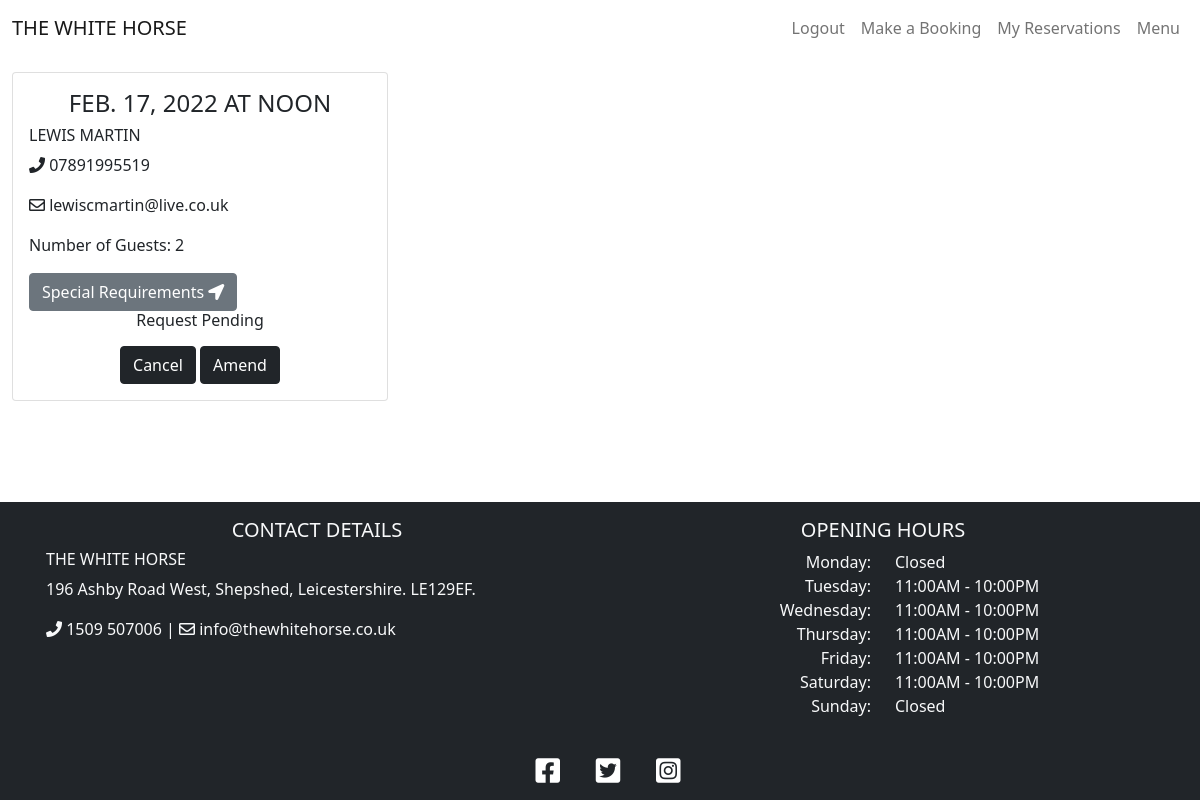
The page /reservations (signed in) on the database as committed earlier.
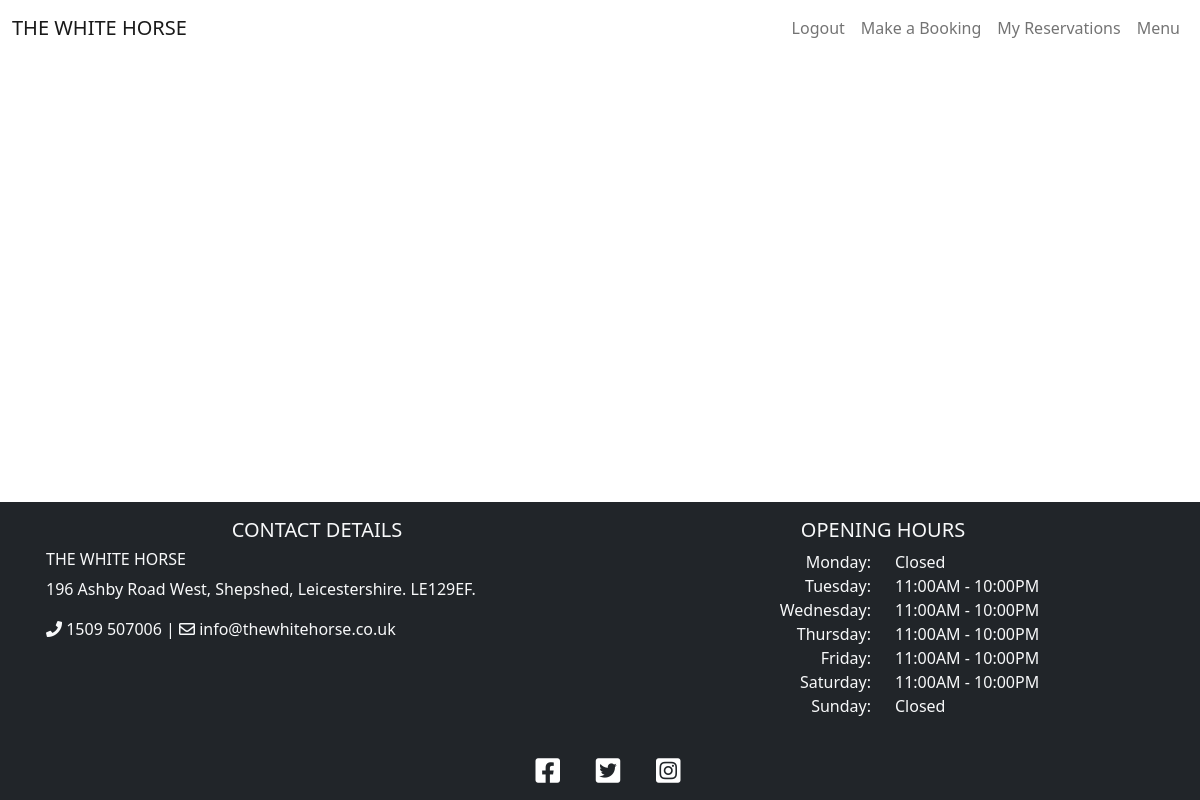
The same page on the database as committed later.
### booking/models.py (models this page shows, shortened)
class Booking(models.Model):
    user = models.ForeignKey(User, on_delete=models.CASCADE)
    lead = models.CharField(max_length=200, blank=False)
    email = models.CharField(max_length=200, blank=False)
    phoneNumberRegex = RegexValidator(regex=r'^\+?1?\d{9,15}$')
    mobile = models.CharField(
        validators=[phoneNumberRegex], max_length=16, blank=False
        )
    date = models.DateField(blank=False)
    time = models.TimeField(blank=False)
    notes = models.TextField(max_length=200)
    guests = models.PositiveIntegerField(blank=False)
    status = models.IntegerField(choices=STATUS, default=0)
    class Meta:
        ordering = ['-date']

### booking/views.py (the view)
# urls.py: path('reservations', views.ReservationList.as_view(), name='reservations'),
class ReservationList(generic.ListView):
    model = Booking
    def get(self, request, *args, **kwargs):
        reservations = Booking.objects.filter(user=request.user)
        return render(
            request, 'reservations.html',
            {
                'reservations': reservations,
            },
        )

### templates/reservations.html (shortened to what this page needs)
{% extends "base.html" %}
{% block content %}
<div class="container-fluid mb-3">
    <div class="row">
        <div class="col-12 mt-3 left">
            <div class="row">
                {% for reservation in reservations %}
                <div class="col-md-4">
                    <div class="card mb-4">
                        <div class="card-body">
                            <h4 class='card-title text-uppercase text-center'>{{ reservation.date }} at
                                {{ reservation.time }}</h4>
                            <h6 class="text-uppercase">{{ reservation.lead }}</h6>
                            <div class='card-text'>
                                <p><i class="fas fa-phone"></i> {{ reservation.mobile }}</p>
                                <p><i class="far fa-envelope"></i> {{ reservation.email }}</p>
                                <p>Number of Guests: {{ reservation.guests }}</p>
                                <button data-bs-toggle='modal' data-bs-target='#notes' class="btn btn-secondary">Special
                                    Requirements <i class="fas fa-location-arrow"></i></button>
                                <div class='text-center h6'>
                                    {% if reservation.status == 1 %}
                                    <p>Reservation Accepted</p>
                                    {% elif reservation.status == 2 %}
                                    <p>Reservation Declined</p>
                                    {% else %}
                                    <p>Request Pending</p>
                                    {% endif %}
                                </div>
                            </div>
                            <div class='text-center'>
                                <a href="/cancel/{{ reservation.id }}"><button class="btn btn-dark">Cancel</button></a>
                                <a href="/amend/{{ reservation.id }}"><button class="btn btn-dark">Amend</button></a>
                            </div>
                        </div>
                    </div>
                </div>
                    {% endfor %}
                </div>
        </div>
    </div>
</div>
{% endblock %}

Rows that differ between the two databases and show on the page:
removed Booking: date "FEB. 17, 2022", time "NOON", lead "LEWIS MARTIN", mobile "07891995519", email "lewiscmartin@live.co.uk", guests "2", status "Request Pending"
